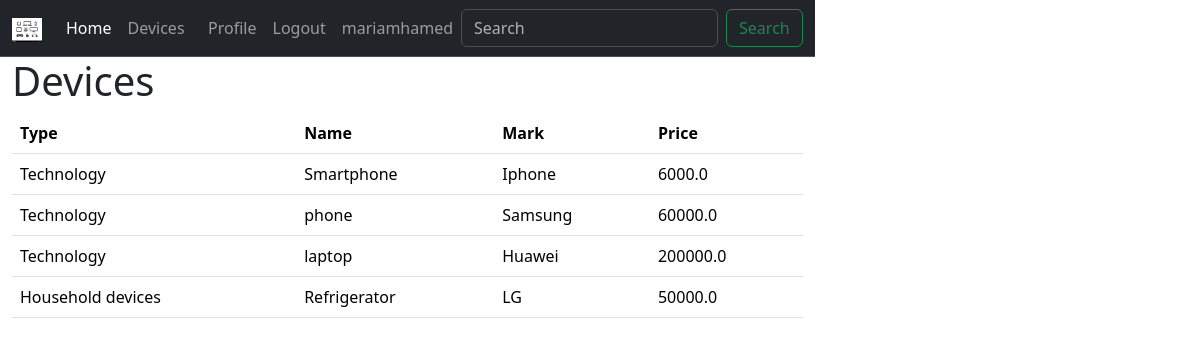
The app's page /devices/ (signed in) with its own data.
### Electronicsstore/models.py (models this page shows, shortened)
class Devices(models.Model):
    STATUSs = (
        ('Technology','Technology'),
        ('Household devices','Household devices'),
    )
    STATUS = (
        ('Iphone','Iphone'),
        ('Samsung','Samsung'),
        ('Huawei','Huawei'),
        ('LG','LG'),
        ('Sony','Sony'),
        ('TOSHIBA','TOSHIBA'),
    )
    type =  models.CharField(max_length = 60 ,null = True ,choices =STATUSs)
    name  = models.CharField(max_length = 60 ,null = True)
    price = models.FloatField(null = True)
    mark  = models.CharField(max_length = 60 ,null = True ,choices =STATUS)
    features = models.CharField(max_length = 60 ,null = True)
    date_created =models.DateTimeField(auto_now_add = True , null=True)

### Electronicsstore/views.py (the view)
# urls.py: path("devices/", views.devices , name = "devices"),
def devices(request):
    devices = Devices.objects.all()
    return render(request,'Electronicsstore/devices.html' , {'devices': devices})

### Electronicsstore/templates/Electronicsstore/devices.html
{% extends 'Electronicsstore/main.html' %}
{% block content %}
<div class="container" >
<h1 class = "pt_5">Devices</h1>
<table class="table">
    <thead>
      <tr>
        <th scope="col">Type</th>
        <th scope="col">Name</th>
        <th scope="col">Mark</th>
        <th scope="col">Price</th>
      </tr>
    </thead>
    <tbody>
      <tr>
        {% for item in devices %}
        <td>{{item.type}}</td>
        <td>{{item.name}}</td>
        <td>{{item.mark}}</td>
        <td>{{item.price}}</td>
      </tr>
      {% endfor %}
    </tbody>
  </table>
</div>
{% endblock %}

### Electronicsstore/templates/Electronicsstore/navbar.html (shortened to what this page needs)
{% load static %}
<nav class="navbar navbar-expand-lg navbar bg-dark border-bottom border-body" data-bs-theme="dark">
    <div class="container-fluid">
      <a class="navbar-brand" href={% url 'home'%}><img src="{% static '/images/device.png' %}" alt="Bootstrap" width="30" height="24"></a>
      <div class="collapse navbar-collapse" id="navbarSupportedContent">
        <ul class="navbar-nav me-auto mb-2 mb-lg-0">
          <li class="nav-item">
            <a class="nav-link active" aria-current="page" href = {% url 'home'%}>Home</a>
          </li>
          <li class="nav-item">
            <a class="nav-link" href= {% url 'devices' %}>Devices</a>
          </li>z
          <li class="nav-item">
            <a class="nav-link" href= {% url 'profile'%}>Profile</a>
          </li>
          <li class="nav-item">
            <a class="nav-link" href= {% url 'logout'%}>Logout</a>
          </li>
          <li class="nav-item">
            <a class="nav-link" href="#">{{request.user}}</a>
          </li>
        </ul>
        <form class="d-flex" role="search">
          <input class="form-control me-2" type="search" placeholder="Search" aria-label="Search">
          <button class="btn btn-outline-success" type="submit">Search</button>
        </form>
      </div>
    </div>
  </nav>

### Electronicsstore/templates/Electronicsstore/main.html (style rules this page uses)
body { display: flex; margin: 0; background-color : powerblue }

### records on screen
Devices: type "Technology", name "Smartphone", mark "Iphone", price "6000.0"
Devices: type "Technology", name "phone", mark "Samsung", price "60000.0"
Devices: type "Technology", name "laptop", mark "Huawei", price "200000.0"
Devices: type "Household devices", name "Refrigerator", mark "LG", price "50000.0"

### other values on screen
{{ request.user }} "mariamhamed"
